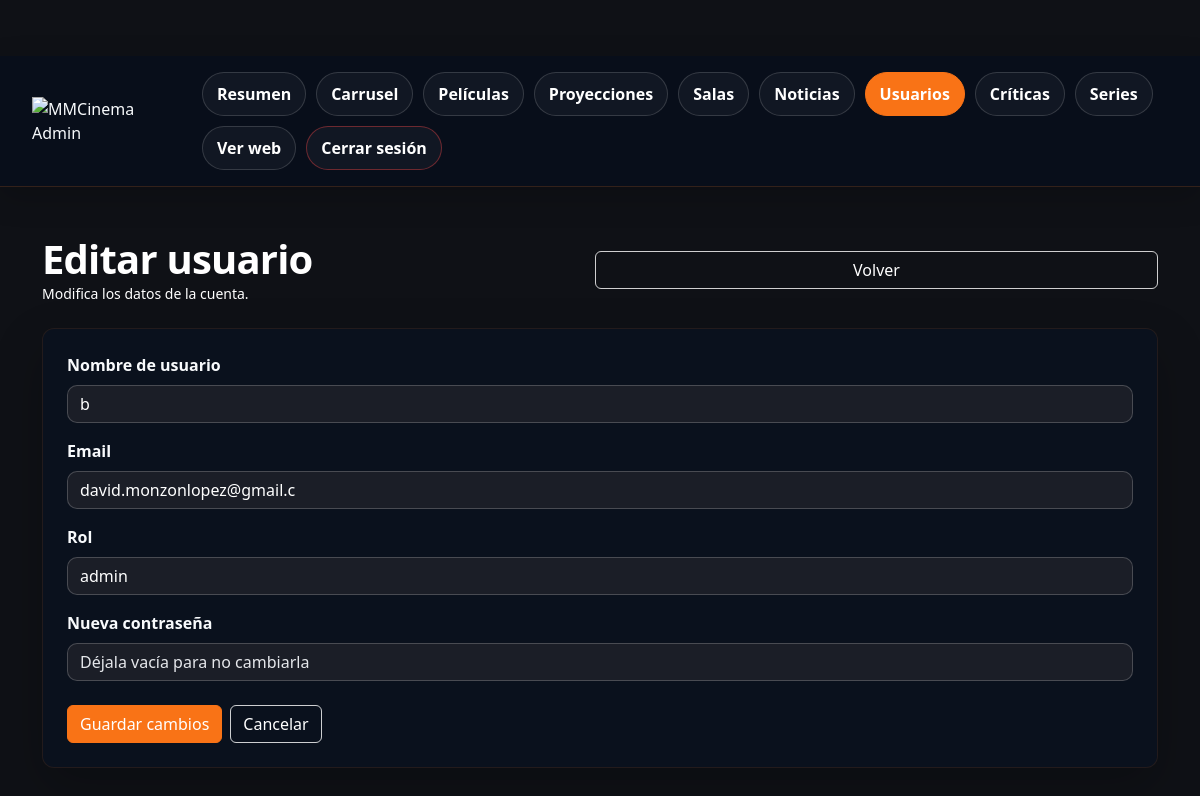
Page /admin/pages/usuarios/form.php?id=17 on the committed database.
### tables this page shows
CREATE TABLE `usuario` (
  `id` int(11) NOT NULL,
  `username` varchar(25) NOT NULL,
  `email` varchar(25) NOT NULL,
  `password_hash` varchar(255) NOT NULL,
  `rol` enum('admin','usuario') NOT NULL DEFAULT 'usuario',
  `creado` timestamp NULL DEFAULT current_timestamp(),
  `verificado` tinyint(1) NOT NULL DEFAULT 0,
  `token_verificacion` varchar(64) DEFAULT NULL,
  `token_expira` datetime DEFAULT NULL,
  `reset_token` varchar(64) DEFAULT NULL,
  `reset_expira` datetime DEFAULT NULL,
  `remember_token` varchar(64) DEFAULT NULL,
  `remember_expira` datetime DEFAULT NULL,
  `es_admin` tinyint(1) DEFAULT 0
);

### admin/pages/usuarios/form.php (the view, shortened to what this page needs)
<?php
require_once __DIR__ . "/../../../config/conexion.php";
$id = isset($_GET['id']) ? (int)$_GET['id'] : 0;
$modoEdicion = $id > 0;
$usuario = [
    'id' => 0,
    'username' => '',
    'email' => '',
    'rol' => 'usuario'
];
if ($modoEdicion) {
    $stm = $pdo->prepare("SELECT id, username, email, rol FROM usuario WHERE id = ?");
    $stm->execute([$id]);
    $usuario = $stm->fetch(PDO::FETCH_ASSOC);
}
?>
<!DOCTYPE html>
<html lang="es">
<head>
    <link rel="stylesheet" href="../../../assets/css/styles.css">
    <link href="https://cdn.jsdelivr.net/npm/bootstrap@5.3.3/dist/css/bootstrap.min.css" rel="stylesheet">
</head>
<body class="admin-body">
<?php require_once __DIR__ . "/../../../admin_header.php"; ?>
<div class="container py-4 py-lg-5">
    <div class="admin-page-head">
        <div>
            <h1><?= $modoEdicion ? 'Editar usuario' : 'Añadir usuario' ?></h1>
            <p><?= $modoEdicion ? 'Modifica los datos de la cuenta.' : 'Crea una nueva cuenta desde el panel de administración.' ?></p>
        </div>
        <a href="list.php" class="btn btn-outline-light">Volver</a>
    </div>
    <div class="admin-glass-card p-4">
        <form action="save.php" method="POST">
            <div class="mb-3">
                <label class="form-label">Nombre de usuario</label>
                <input
                    type="text"
                    name="username"
                    class="form-control"
                    required
                    value="<?= htmlspecialchars($usuario['username']) ?>"
                >
            </div>
            <div class="mb-3">
                <label class="form-label">Email</label>
                <input
                    type="email"
                    name="email"
                    class="form-control"
                    required
                    value="<?= htmlspecialchars($usuario['email']) ?>"
                >
            </div>
            <div class="mb-3">
                <label class="form-label">Rol</label>
                <select name="rol" class="form-select" required>
                    <option value="admin" <?= $usuario['rol'] === 'admin' ? 'selected' : '' ?>>admin</option>
                </select>
            </div>
            <div class="mb-4">
                <label class="form-label">
                    <?= $modoEdicion ? 'Nueva contraseña' : 'Contraseña' ?>
                </label>
                <input
                    type="password"
                    name="password"
                    class="form-control"
                    <?= $modoEdicion ? '' : 'required' ?>
                    placeholder="<?= $modoEdicion ? 'Déjala vacía para no cambiarla' : 'Escribe la contraseña del usuario' ?>"
                >
            </div>
            <div class="d-flex gap-2 flex-wrap">
                <button type="submit" class="btn btn-primary">
                    <?= $modoEdicion ? 'Guardar cambios' : 'Crear usuario' ?>
                </button>
                <a href="list.php" class="btn btn-outline-light">Cancelar</a>
            </div>
        </form>
    </div>
</div>
</body>
</html>

### assets/css/base.css (style rules this page uses)
:root { --bg-main: #0f1116; --bg-secondary: #1b1e27; --bg-card: rgba(27, 30, 39, 0.88); --primary: #f97316; --primary-dark: #ea580c; --danger: #dc2626; --danger-dark: #b91c1c; --accent: #9333ea; --text-light: #f8fafc; --text-gray: #cbd5e1; --text-soft: #94a3b8; --border-soft: rgba(255,255,255,0.10); --border-card: rgba(255,255,255,0.08); --shadow-soft: 0 10px 30px rgba(0,0,0,0.28); --shadow-card: 0 14px 34px rgba(0,0,0,0.34); --shadow-card-hover: 0 20px 44px rgba(0,0,0,0.42); --radius-sm: 10px; --radius-md: 14px; --radius-lg: 18px; --ease-premium: cubic-bezier(0.22, 1, 0.36, 1); }
* { margin: 0; padding: 0; box-sizing: border-box; }
html { scroll-behavior: smooth; }
body { background: radial-gradient(circle at top, rgba(249,115,22,0.06), transparent 22%), linear-gradient(180deg, #0d1016 0%, #0b0d12 100%); color: var(--text-light); font-family: "Segoe UI", sans-serif; min-height: 100vh; position: relative; overflow-x: hidden; }
a { color: var(--primary); text-decoration: none; transition: color 0.22s ease; }
body, p, strong, em, li, small, label, td, th { color: var(--text-light) !important; }
h1, h2, h3, h4, h5, h6 { color: var(--text-light) !important; font-weight: 700; letter-spacing: -0.02em; }
header, main, footer, .navbar, .container, .hero, .card, .filtro-cartelera { position: relative; z-index: 2; }
.form-label { color: #ffffff !important; }
.form-control { color: #ffffff !important; background-color: #1b1e27 !important; border-color: rgba(255, 255, 255, 0.2) !important; }
.form-select { color: #ffffff !important; background-color: #1b1e27 !important; border-color: rgba(255, 255, 255, 0.2) !important; }
p { color: #ffffff !important; }
h1, h2, h3, h4, h5, h6 { color: #ffffff !important; }
label { color: #ffffff !important; }
a { color: #f97316 !important; }
.btn { color: #ffffff !important; }

### assets/css/components.css (style rules this page uses)
.btn-primary { background: #f97316 !important; border: 1px solid #f97316 !important; color: #ffffff !important; font-weight: 700; border-radius: 10px; transition: background-color 0.22s ease, border-color 0.22s ease, transform 0.28s var(--ease-premium), box-shadow 0.28s var(--ease-premium), color 0.22s ease; padding: 0.75rem 1.5rem; }
.btn-outline-light { color: #ffffff !important; border: 1px solid rgba(255,255,255,0.8) !important; background: transparent !important; border-radius: 10px; font-weight: 700; transition: background-color 0.22s ease, color 0.22s ease, border-color 0.22s ease, transform 0.28s var(--ease-premium), box-shadow 0.28s var(--ease-premium); padding: 0.75rem 1.5rem; }
label, .form-label { color: var(--text-light) !important; font-weight: 600; }
input, textarea, select { background: rgba(42,46,56,0.88) !important; color: var(--text-light) !important; border: 1px solid #3a3f4b !important; border-radius: 10px !important; transition: border-color 0.22s ease, box-shadow 0.22s ease; }
input::placeholder, textarea::placeholder { color: #e5e7eb !important; opacity: 1 !important; }

### rows in the picture
usuario: username "b", email "david.monzonlopez@gmail.c", rol "admin"
